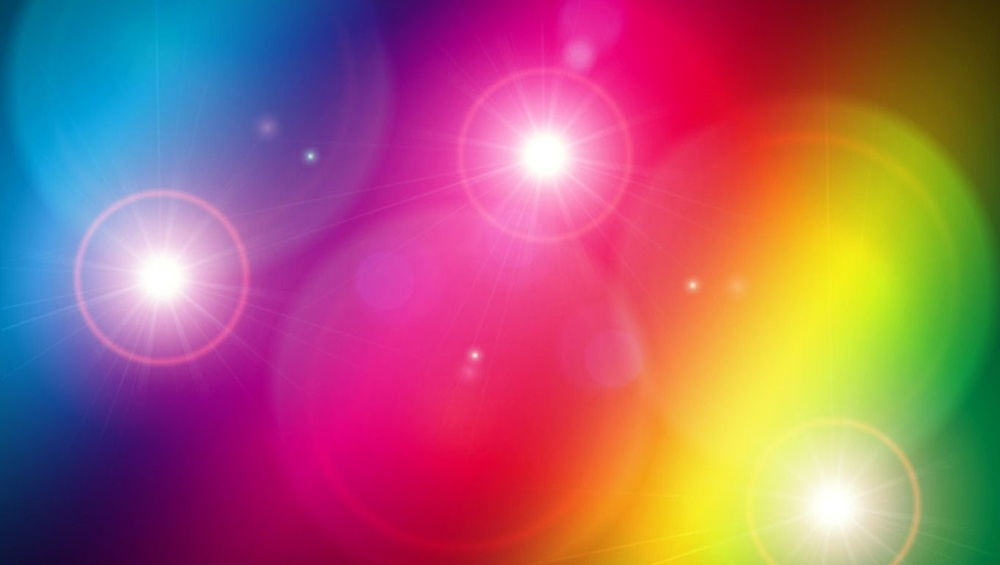
#> input picture assets/img1.jpg, 1000 x 565 px, shrunk from 1360 x 768 before the run
$ python lab5.task3.py
#> lines starting #> are read from the running program, lines starting #| are printed output that depends on the picture
from PIL import Image

# [9 lines of commented-out code are left out]


img = Image.open("assets/img1.jpg")
#> img is the input picture: PIL image 1000x565 RGB; mean R, G, B 163.8, 98.3, 111.7
img2 = img.transpose(Image.FLIP_LEFT_RIGHT)
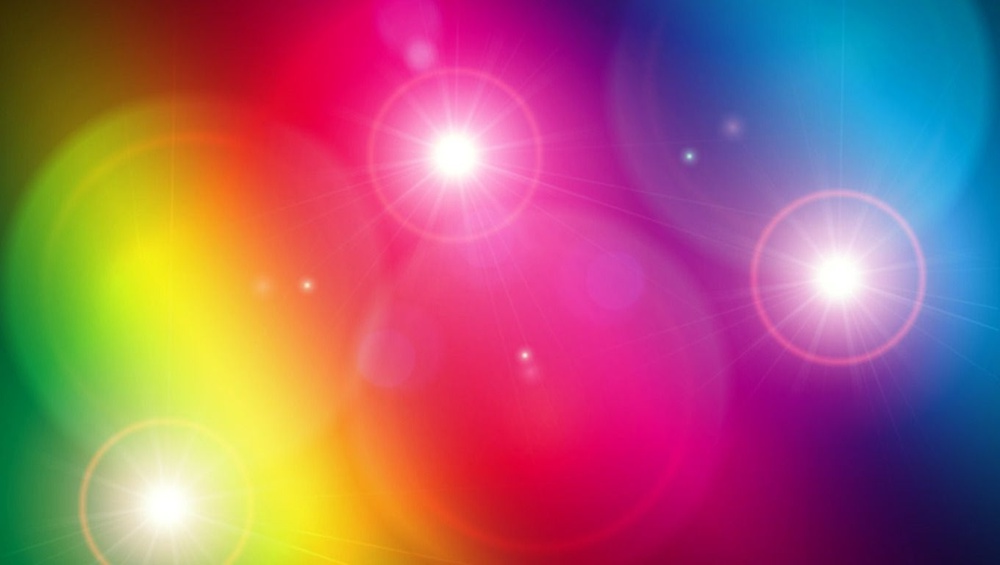
#> img2: PIL image 1000x565 RGB; mean R, G, B 163.8, 98.3, 111.7
img2.show()
img3 = img.transpose(Image.FLIP_TOP_BOTTOM)
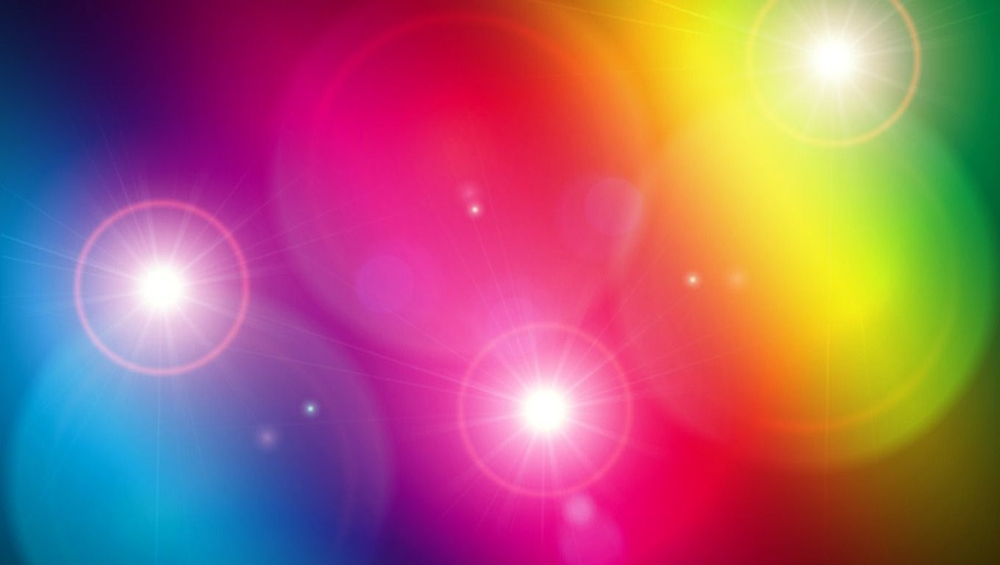
#> img3: PIL image 1000x565 RGB; mean R, G, B 163.8, 98.3, 111.7
img3.show()
img4 = img.transpose(Image.ROTATE_90)
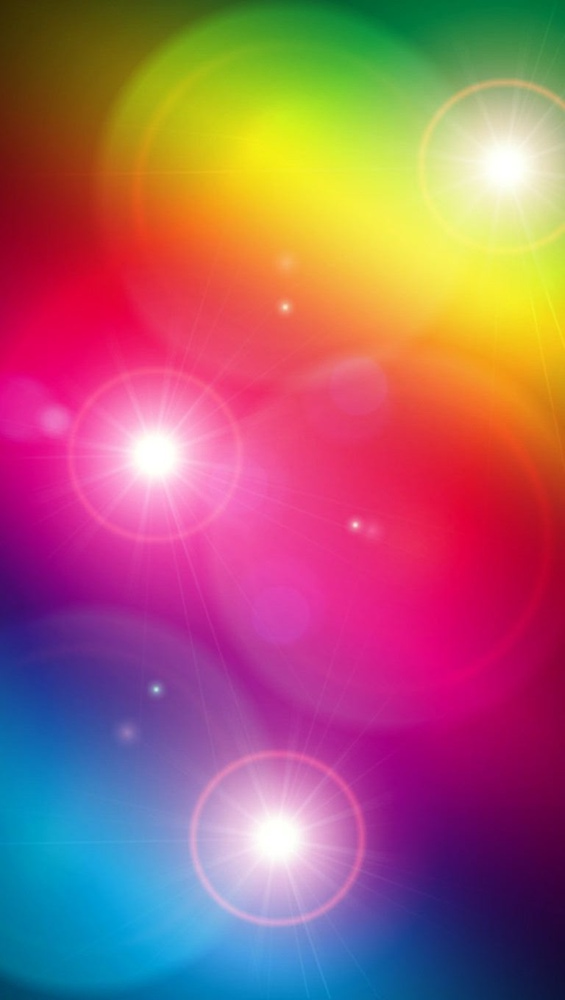
#> img4: PIL image 565x1000 RGB; mean R, G, B 163.8, 98.3, 111.7
img4.show()
img5 = img.transpose(Image.ROTATE_180)
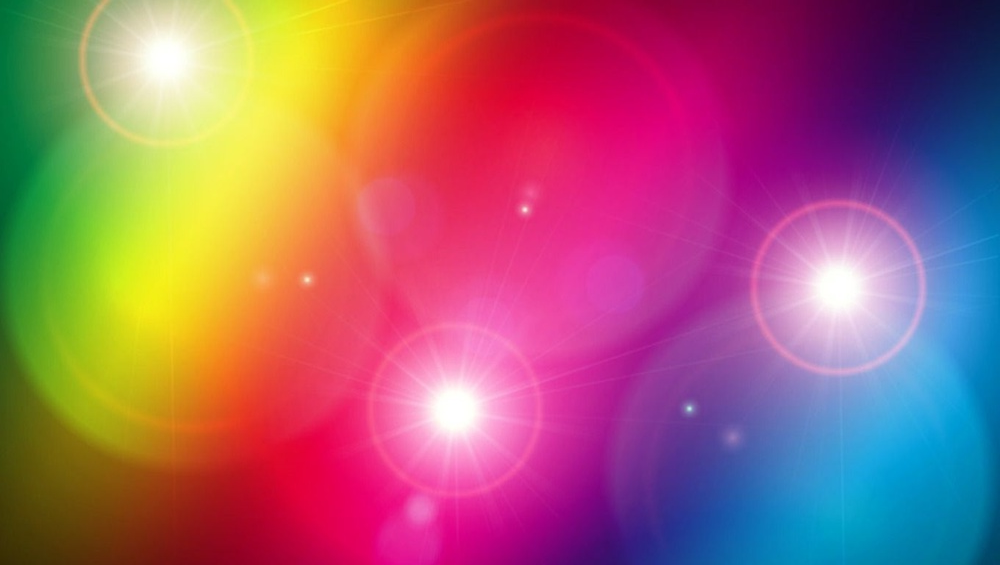
#> img5: PIL image 1000x565 RGB; mean R, G, B 163.8, 98.3, 111.7
img5.show()

$ run again, with assets/Rainbow (3).jpg copied over assets/img1.jpg
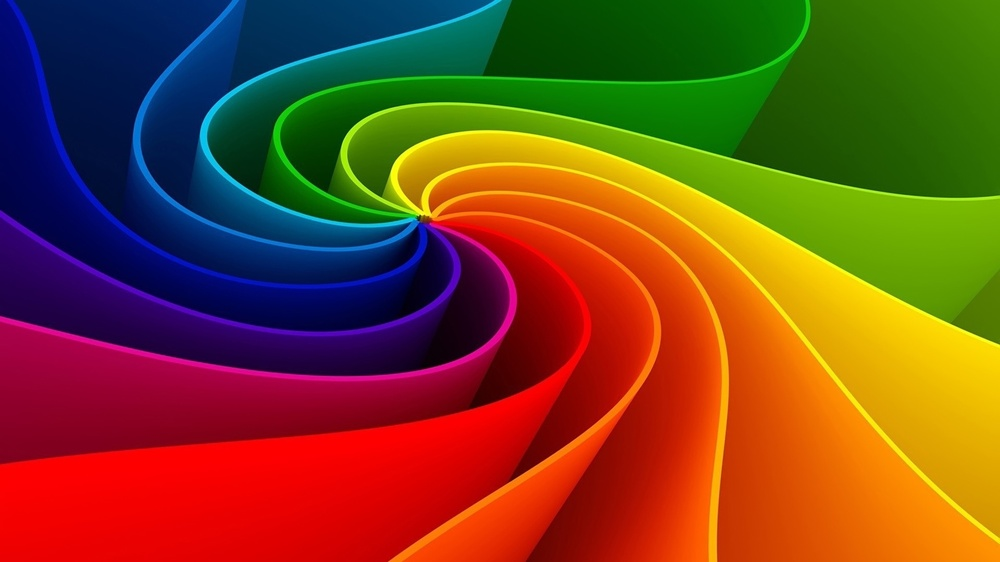
#> input picture assets/Rainbow (3).jpg, 1000 x 562 px, shrunk from 1920 x 1080 before the run
#> img is the input picture: PIL image 1000x562 RGB; mean R, G, B 119.9, 69.8, 29.5
#> `img4 = img.transpose(Image.ROTATE_90)`:
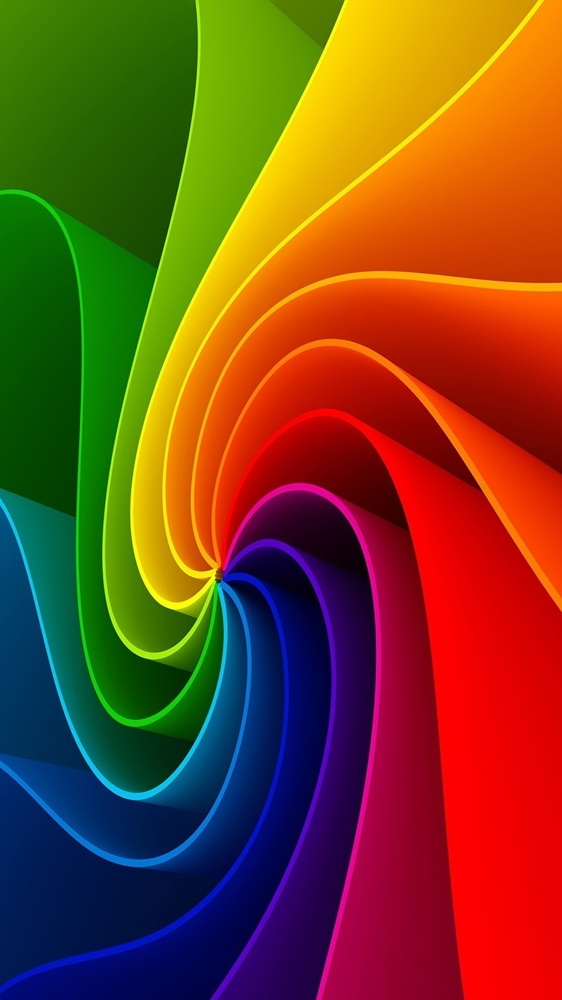
#> img4: PIL image 562x1000 RGB; mean R, G, B 119.9, 69.8, 29.5
#> `img5 = img.transpose(Image.ROTATE_180)`:
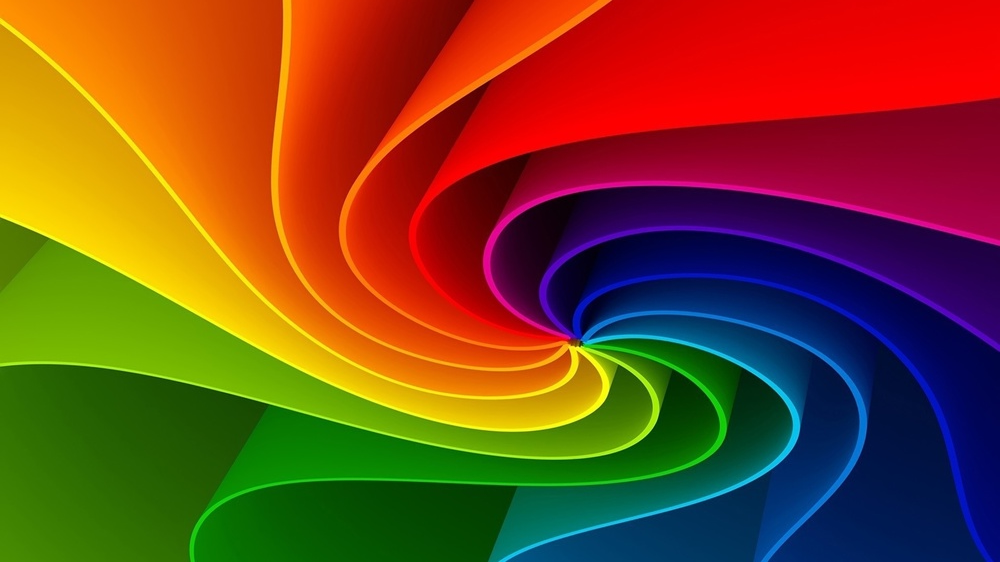
#> img5: PIL image 1000x562 RGB; mean R, G, B 119.9, 69.8, 29.5

$ run again, with assets/Rainbow (4).jpg copied over assets/img1.jpg
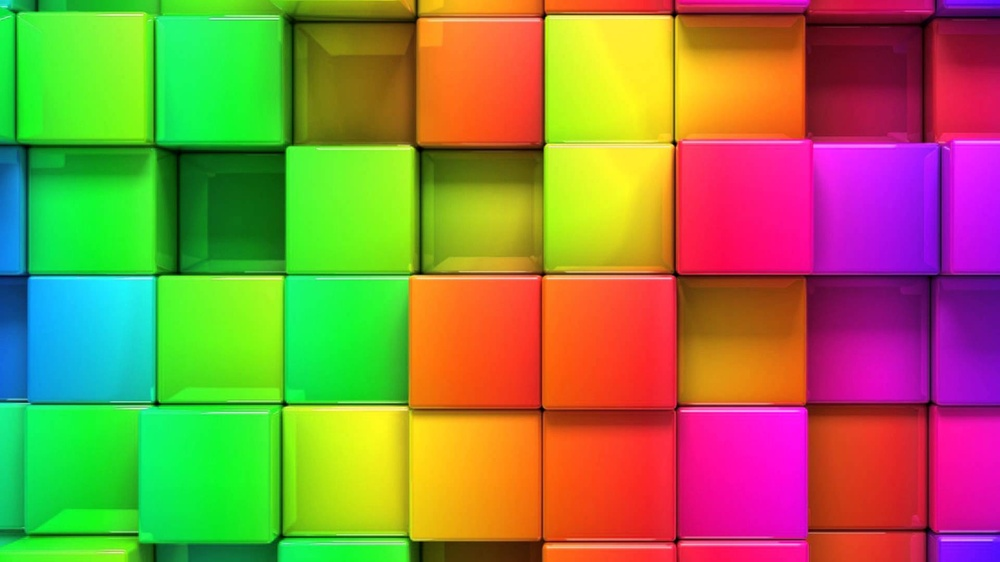
#> input picture assets/Rainbow (4).jpg, 1000 x 562 px, shrunk from 1920 x 1080 before the run
#> img is the input picture: PIL image 1000x562 RGB; mean R, G, B 145, 130.3, 68.3
#> `img4 = img.transpose(Image.ROTATE_90)`:
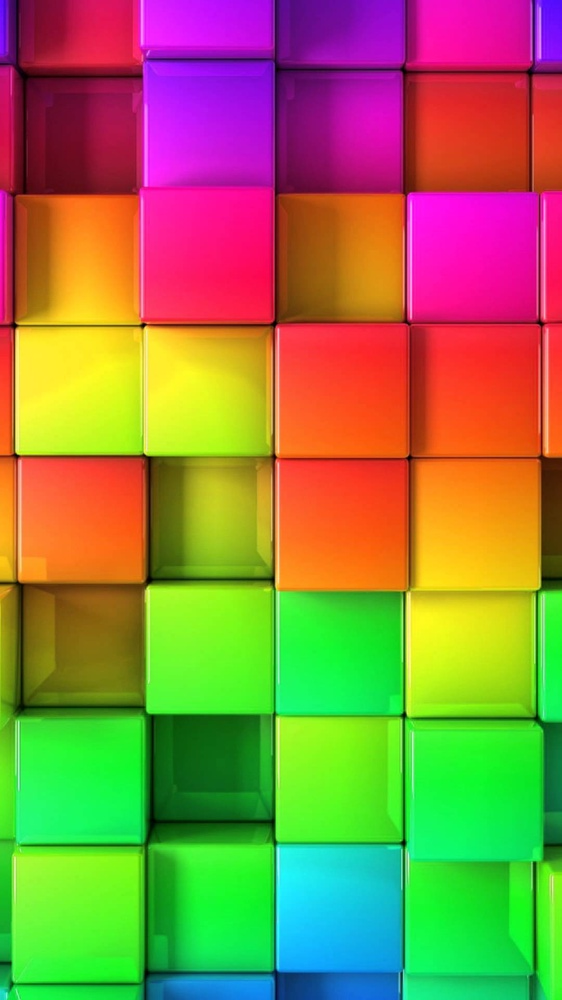
#> img4: PIL image 562x1000 RGB; mean R, G, B 145, 130.3, 68.3
#> `img5 = img.transpose(Image.ROTATE_180)`:
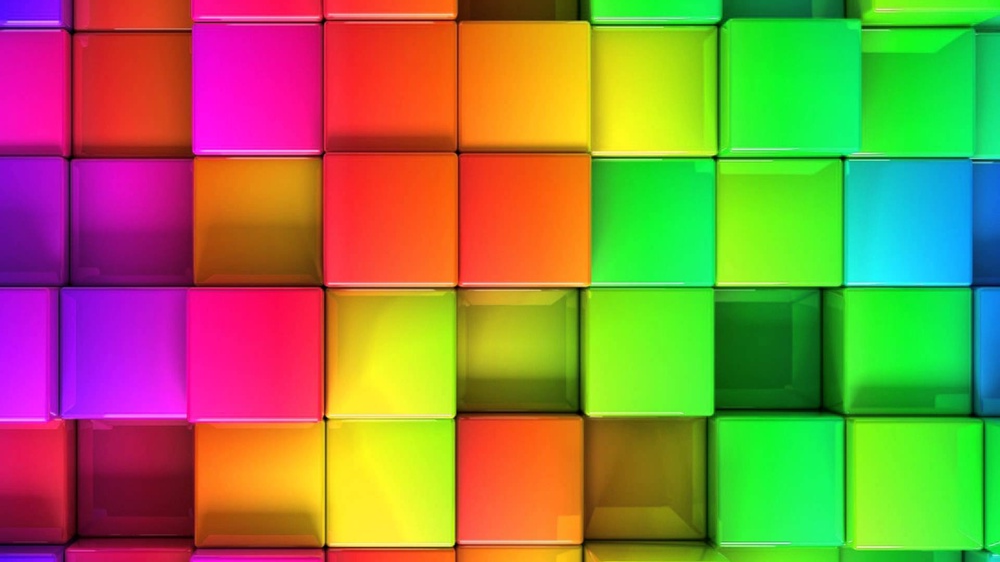
#> img5: PIL image 1000x562 RGB; mean R, G, B 145, 130.3, 68.3
